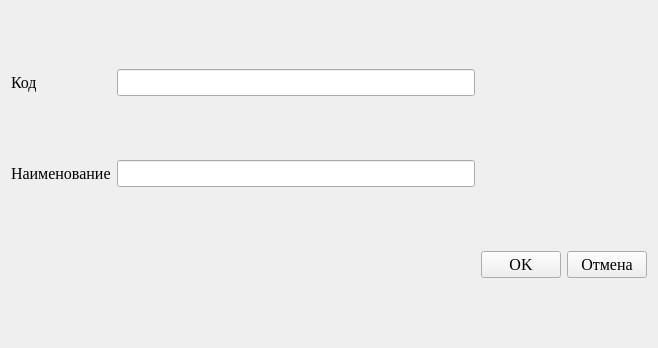
<?xml version="1.0" encoding="UTF-8"?>
<ui version="4.0">
 <class>PositionsEditDialog</class>
 <widget class="QWidget" name="PositionsEditDialog">
  <property name="geometry">
   <rect>
    <x>0</x>
    <y>0</y>
    <width>658</width>
    <height>348</height>
   </rect>
  </property>
  <property name="font">
   <font>
    <family>Times New Roman</family>
    <pointsize>12</pointsize>
   </font>
  </property>
  <property name="windowTitle">
   <string>Должности</string>
  </property>
  <property name="windowIcon">
   <iconset resource="../../../res.qrc">
    <normaloff>:/icons/icon.png</normaloff>:/icons/icon.png</iconset>
  </property>
  <layout class="QGridLayout" name="gridLayout">
   <item row="0" column="0">
    <widget class="QLabel" name="label_2">
     <property name="text">
      <string>Код</string>
     </property>
    </widget>
   </item>
   <item row="1" column="1">
    <widget class="QLineEdit" name="titleEdit"/>
   </item>
   <item row="2" column="3">
    <widget class="QPushButton" name="cancelButton">
     <property name="maximumSize">
      <size>
       <width>16777215</width>
       <height>16777215</height>
      </size>
     </property>
     <property name="text">
      <string>Отмена</string>
     </property>
    </widget>
   </item>
   <item row="0" column="1">
    <widget class="QLineEdit" name="codeEdit"/>
   </item>
   <item row="1" column="0">
    <widget class="QLabel" name="label_3">
     <property name="text">
      <string>Наименование</string>
     </property>
    </widget>
   </item>
   <item row="2" column="0">
    <widget class="QLabel" name="label">
     <property name="text">
      <string/>
     </property>
    </widget>
   </item>
   <item row="2" column="2">
    <widget class="QPushButton" name="okButton">
     <property name="text">
      <string>OK</string>
     </property>
    </widget>
   </item>
  </layout>
 </widget>
 <resources>
  <include location="../../../res.qrc"/>
 </resources>
 <connections/>
</ui>
